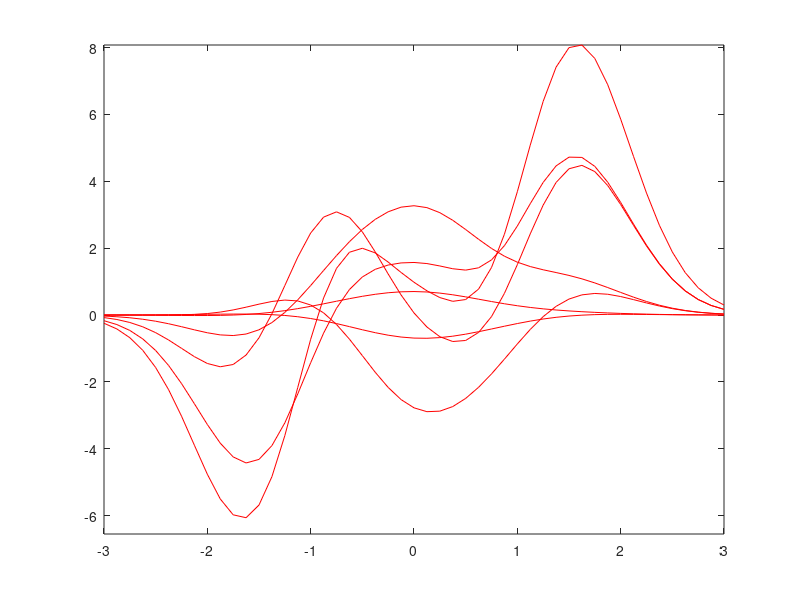

This figure's MATLAB source:
function result = test_contour_014
result = false;
a = figure;
h = gca;
[Z,x,y] = peaks;
contour(h,x,y,Z,7,'r-');
drawnow;
close(a);
result = true;
